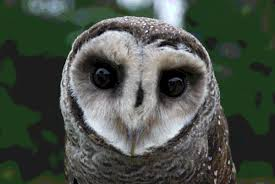
#> input picture Try1/src/image1.jpeg, 275 x 184 px
$ python encryption.py
#> lines starting #> are read from the running program, lines starting #| are printed output that depends on the picture
# -*- coding: utf-8 -*-

import cv2 as cv
import numpy as np
#import png
#import imageio
import time
from tqdm import tqdm

start = time.time()

img = cv.imread('image1.jpeg', 0)
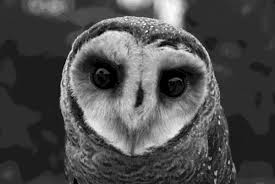
#> img: shape (184, 275); min 0, max 255, mean 75.9
#print(type(img))
img = img.astype(np.uint16)

a,b = img.shape
#> a = 184; b = 275
print('\n\nOriginal image: ')
print(img)
#> (printed output is left out)
print((a,b))
#| (184, 275)
tup = a,b
#> tup = (184, 275)

for i in tqdm(range(0, tup[0])):
	for j in tqdm(range(0, tup[1])):
		x = img[i][j]
		x = (pow(x,3)%25777)
		img[i][j] = x
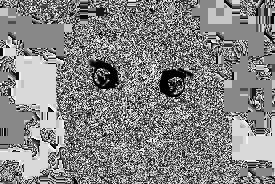
#> img: shape (184, 275) uint16; min 0, max 25678, mean 13425.5; drawn with min black and max white

print('\n\nEncrypted Image:\n\n')
print(img)
#> (printed output is left out)
#cv.imshow('EnImage', img)
cv.imwrite('EnImg.png', img)

end = time.time()
eTime = end - start

print(eTime)
